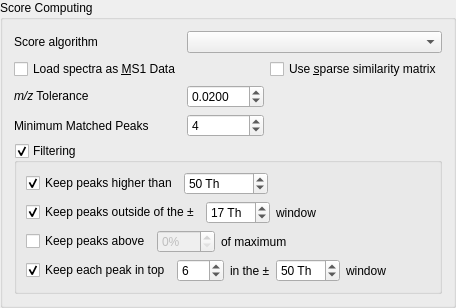
<?xml version="1.0" encoding="UTF-8"?>
<ui version="4.0">
 <class>gbScoreOptions</class>
 <widget class="QGroupBox" name="gbScoreOptions">
  <property name="geometry">
   <rect>
    <x>0</x>
    <y>0</y>
    <width>421</width>
    <height>302</height>
   </rect>
  </property>
  <property name="title">
   <string>Score Computing</string>
  </property>
  <layout class="QGridLayout" name="gridLayout">
   <item row="2" column="1">
    <widget class="QDoubleSpinBox" name="spinMZTolerance">
     <property name="enabled">
      <bool>true</bool>
     </property>
     <property name="prefix">
      <string/>
     </property>
     <property name="suffix">
      <string/>
     </property>
     <property name="decimals">
      <number>4</number>
     </property>
     <property name="maximum">
      <double>100.000000000000000</double>
     </property>
     <property name="singleStep">
      <double>0.010000000000000</double>
     </property>
     <property name="stepType">
      <enum>QAbstractSpinBox::AdaptiveDecimalStepType</enum>
     </property>
     <property name="value">
      <double>0.020000000000000</double>
     </property>
    </widget>
   </item>
   <item row="3" column="1">
    <widget class="QSpinBox" name="spinMinMatchedPeaks">
     <property name="enabled">
      <bool>true</bool>
     </property>
     <property name="maximum">
      <number>100</number>
     </property>
     <property name="value">
      <number>4</number>
     </property>
    </widget>
   </item>
   <item row="6" column="0" colspan="3">
    <widget class="QGroupBox" name="gbFiltering">
     <property name="title">
      <string>Filtering</string>
     </property>
     <property name="checkable">
      <bool>true</bool>
     </property>
     <layout class="QVBoxLayout" name="verticalLayout">
      <item>
       <layout class="QHBoxLayout" name="horizontalLayout_4">
        <item>
         <widget class="QCheckBox" name="chkUseMinMZ">
          <property name="text">
           <string>Keep peaks higher than</string>
          </property>
          <property name="checked">
           <bool>true</bool>
          </property>
         </widget>
        </item>
        <item>
         <widget class="QSpinBox" name="spinMinMZ">
          <property name="suffix">
           <string> Th</string>
          </property>
          <property name="maximum">
           <number>100000</number>
          </property>
          <property name="value">
           <number>50</number>
          </property>
         </widget>
        </item>
        <item>
         <spacer name="horizontalSpacer_5">
          <property name="orientation">
           <enum>Qt::Horizontal</enum>
          </property>
          <property name="sizeHint" stdset="0">
           <size>
            <width>40</width>
            <height>20</height>
           </size>
          </property>
         </spacer>
        </item>
       </layout>
      </item>
      <item>
       <layout class="QHBoxLayout" name="horizontalLayout_3">
        <item>
         <widget class="QCheckBox" name="chkUseParentFiltering">
          <property name="text">
           <string>Keep peaks outside of the ±</string>
          </property>
          <property name="checked">
           <bool>true</bool>
          </property>
         </widget>
        </item>
        <item>
         <widget class="QSpinBox" name="spinParentFilterTolerance">
          <property name="enabled">
           <bool>true</bool>
          </property>
          <property name="suffix">
           <string> Th</string>
          </property>
          <property name="prefix">
           <string/>
          </property>
          <property name="maximum">
           <number>100</number>
          </property>
          <property name="value">
           <number>17</number>
          </property>
         </widget>
        </item>
        <item>
         <widget class="QLabel" name="lblParentFiltering">
          <property name="text">
           <string>window</string>
          </property>
         </widget>
        </item>
        <item>
         <spacer name="horizontalSpacer_4">
          <property name="orientation">
           <enum>Qt::Horizontal</enum>
          </property>
          <property name="sizeHint" stdset="0">
           <size>
            <width>40</width>
            <height>20</height>
           </size>
          </property>
         </spacer>
        </item>
       </layout>
      </item>
      <item>
       <layout class="QHBoxLayout" name="horizontalLayout">
        <item>
         <widget class="QCheckBox" name="chkUseMinIntensityFiltering">
          <property name="text">
           <string>Keep peaks above</string>
          </property>
          <property name="checked">
           <bool>false</bool>
          </property>
         </widget>
        </item>
        <item>
         <widget class="QSpinBox" name="spinMinIntensity">
          <property name="enabled">
           <bool>false</bool>
          </property>
          <property name="suffix">
           <string>%</string>
          </property>
          <property name="maximum">
           <number>100</number>
          </property>
         </widget>
        </item>
        <item>
         <widget class="QLabel" name="lblMinIntensityFiltering">
          <property name="text">
           <string>of maximum</string>
          </property>
         </widget>
        </item>
        <item>
         <spacer name="horizontalSpacer_2">
          <property name="orientation">
           <enum>Qt::Horizontal</enum>
          </property>
          <property name="sizeHint" stdset="0">
           <size>
            <width>40</width>
            <height>20</height>
           </size>
          </property>
         </spacer>
        </item>
       </layout>
      </item>
      <item>
       <layout class="QHBoxLayout" name="horizontalLayout_2">
        <item>
         <widget class="QCheckBox" name="chkUseWindowRankFiltering">
          <property name="text">
           <string>Keep each peak in top</string>
          </property>
          <property name="checked">
           <bool>true</bool>
          </property>
         </widget>
        </item>
        <item>
         <widget class="QSpinBox" name="spinMinMatchedPeaksSearch">
          <property name="minimum">
           <number>1</number>
          </property>
          <property name="maximum">
           <number>100</number>
          </property>
          <property name="value">
           <number>6</number>
          </property>
         </widget>
        </item>
        <item>
         <widget class="QLabel" name="lblWindowRankFiltering1">
          <property name="text">
           <string>in the ±</string>
          </property>
         </widget>
        </item>
        <item>
         <widget class="QSpinBox" name="spinMatchedPeaksWindow">
          <property name="suffix">
           <string> Th</string>
          </property>
          <property name="minimum">
           <number>1</number>
          </property>
          <property name="maximum">
           <number>500</number>
          </property>
          <property name="singleStep">
           <number>50</number>
          </property>
          <property name="value">
           <number>50</number>
          </property>
         </widget>
        </item>
        <item>
         <widget class="QLabel" name="lblWindowRankFiltering2">
          <property name="text">
           <string>window</string>
          </property>
         </widget>
        </item>
        <item>
         <spacer name="horizontalSpacer_3">
          <property name="orientation">
           <enum>Qt::Horizontal</enum>
          </property>
          <property name="sizeHint" stdset="0">
           <size>
            <width>40</width>
            <height>20</height>
           </size>
          </property>
         </spacer>
        </item>
       </layout>
      </item>
     </layout>
    </widget>
   </item>
   <item row="1" column="0">
    <widget class="QCheckBox" name="chkMS1Data">
     <property name="toolTip">
      <string>The spectra will be loaded without taking into account the mass of the precursor, which means that only the fragments will be compared, not the neutral losses</string>
     </property>
     <property name="text">
      <string>Load spectra as &amp;MS1 Data</string>
     </property>
    </widget>
   </item>
   <item row="1" column="2">
    <widget class="QCheckBox" name="chkSparse">
     <property name="toolTip">
      <string>Create a sparse similarity matrix to store scores. Uses less memory but is not compatible with all visualizations.</string>
     </property>
     <property name="text">
      <string>Use &amp;sparse similarity matrix</string>
     </property>
    </widget>
   </item>
   <item row="3" column="0">
    <widget class="QLabel" name="label_6">
     <property name="text">
      <string>Minimum Matched Peaks</string>
     </property>
    </widget>
   </item>
   <item row="2" column="2" rowspan="2">
    <spacer name="horizontalSpacer">
     <property name="orientation">
      <enum>Qt::Horizontal</enum>
     </property>
     <property name="sizeHint" stdset="0">
      <size>
       <width>40</width>
       <height>20</height>
      </size>
     </property>
    </spacer>
   </item>
   <item row="2" column="0">
    <widget class="QLabel" name="label_3">
     <property name="font">
      <font>
       <italic>false</italic>
      </font>
     </property>
     <property name="text">
      <string>&lt;i&gt;m/z&lt;/i&gt; Tolerance</string>
     </property>
    </widget>
   </item>
   <item row="0" column="0">
    <widget class="QLabel" name="lblScore">
     <property name="text">
      <string>Score algorithm</string>
     </property>
    </widget>
   </item>
   <item row="0" column="1" colspan="2">
    <widget class="QComboBox" name="cbScore"/>
   </item>
  </layout>
 </widget>
 <tabstops>
  <tabstop>spinMZTolerance</tabstop>
 </tabstops>
 <resources/>
 <connections/>
</ui>
